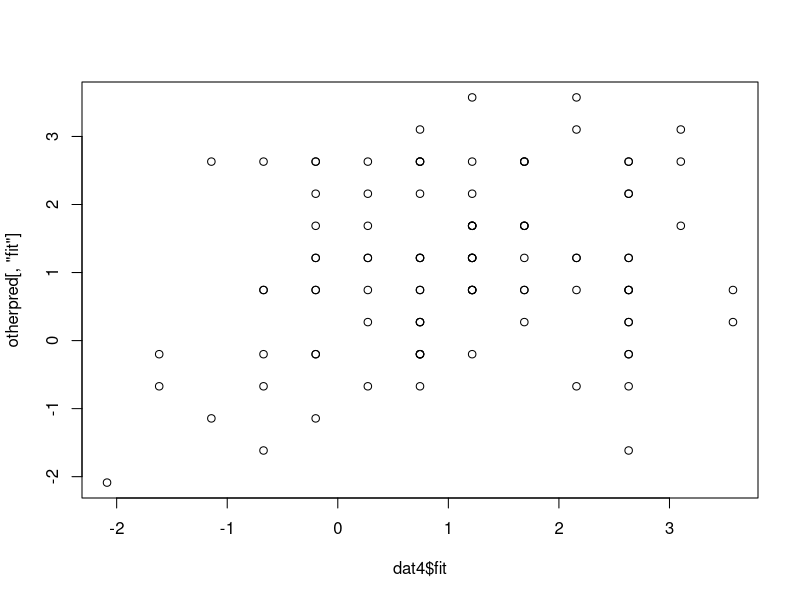
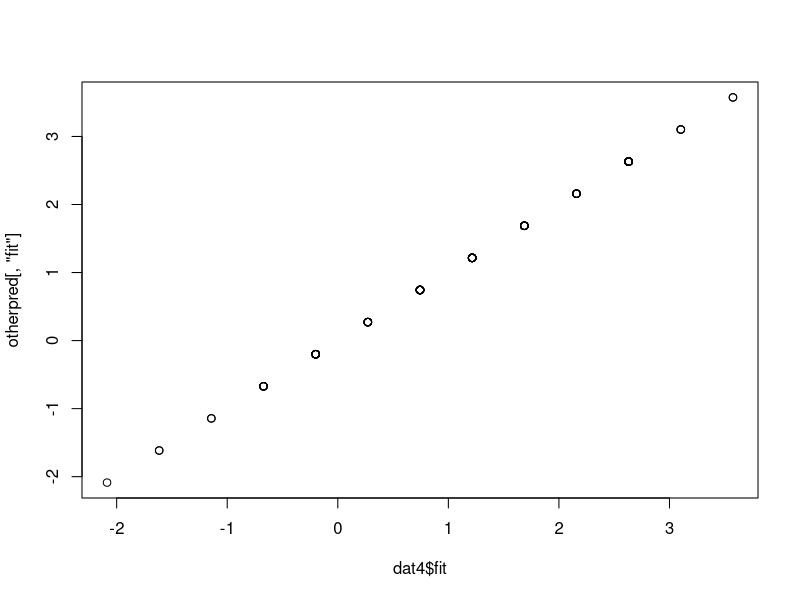
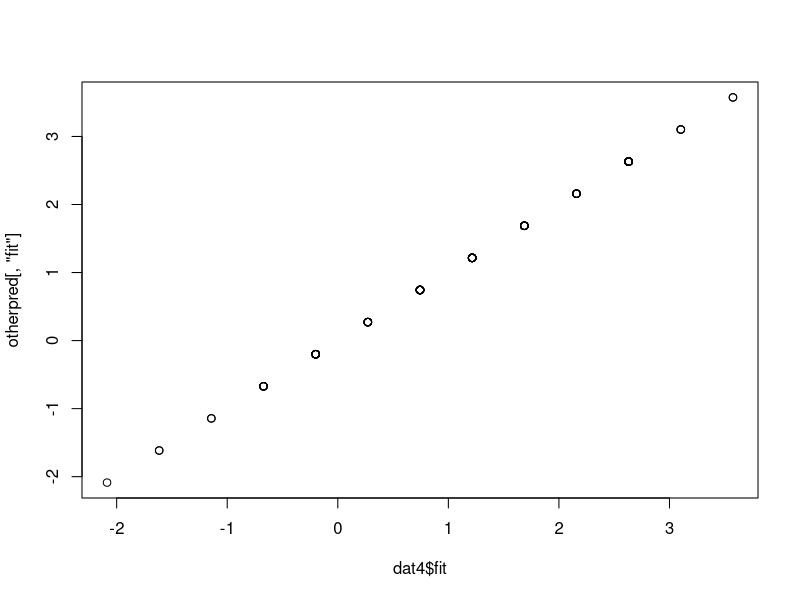

Here is the R script that generated these plots, in order:
## ----setup, include=FALSE------------------------------------------------
##This Invisible Chunk is required in all CRMDA documents
outdir <- paste0("figures-", "template")
if (!file.exists(outdir)) dir.create(outdir, recursive = TRUE)
knitr::opts_chunk$set(echo=TRUE, comment=NA, fig.path=paste0(outdir, "/p-"))
options(width = 70)

## ------------------------------------------------------------------------
N <- 100
x1 <- rnorm(N, m = 0, sd = 10)
x2 <- rpois(N, lambda = 7)
x3 <- sample(letters[1:26], N, replace = TRUE)
x4 <- gl(5, N/5, labels = c("low", "luke", "med", "warm", "hot"))
class(x1)
class(x2)
class(x3)
class(x4)

## ------------------------------------------------------------------------
dat <- data.frame(x1, x2, x3, x4, stringsAsFactors = FALSE)

## ------------------------------------------------------------------------
head(dat)

## ------------------------------------------------------------------------
str(dat)

## ------------------------------------------------------------------------
dat[c(1, 10:14, 99), ]

## ------------------------------------------------------------------------
dat[ , 3]

## ------------------------------------------------------------------------
dat[ , "x3"]

## ------------------------------------------------------------------------
dat$x3

## ------------------------------------------------------------------------
x3.1 <- dat["x3"]
class(x3.1)

## ------------------------------------------------------------------------
x3.1$x3

## ------------------------------------------------------------------------
x3.2 <- dat[["x3"]]
class(x3.2)
is.factor(x3.2)

## ------------------------------------------------------------------------
summary(dat)

## ------------------------------------------------------------------------
library(rockchalk)
summarize(dat)

## ------------------------------------------------------------------------
dimnames(dat) <- list(paste0("r", 1:100), paste0('a', 1:4))
head(dat)

## ------------------------------------------------------------------------
colnames(dat)
colnames(dat) <- c("x1", "x2", "x3", "x4")
head(dat)

## ------------------------------------------------------------------------
N <- 100
x1 <- rnorm(N, m = 0, sd = 10)
x2 <- rpois(N, lambda = 7)
dat2 <- data.frame(x1, x2)

## ------------------------------------------------------------------------
m1 <- lm(x1 ~ x2, data = dat2)

## ------------------------------------------------------------------------
dat2$pred <- predict(m1)

## ------------------------------------------------------------------------
head(dat2)

## ------------------------------------------------------------------------
dat2$otherpred <- predict(m1, interval = "confidence")

## ------------------------------------------------------------------------
head(dat2)

## ------------------------------------------------------------------------
summary(dat2)

## ------------------------------------------------------------------------
otherpred <- predict(m1, interval = "confidence")
dat3 <- cbind(dat2, otherpred)
head(dat3)

## ------------------------------------------------------------------------
dat4 <- merge(dat2, otherpred, by = "row.names")
head(dat4)

## ------------------------------------------------------------------------
dat4[ , "Row.names"] <- NULL
all.equal(dat3, dat4)

## ------------------------------------------------------------------------
sum(dat3$fit - otherpred[ , "fit"])
sum(dat3$lwr -  otherpred[ , "lwr"])

## ------------------------------------------------------------------------
sum(abs(dat4$fit - otherpred[ , "fit"]))
sum(abs(dat4$lwr -otherpred[ , "lwr"]))

## ----plot=TRUE-----------------------------------------------------------
plot(dat4$fit, otherpred[ , "fit"])

## ------------------------------------------------------------------------
dat4 <- merge(dat2, otherpred, by = "row.names")
head(dat4)

## ------------------------------------------------------------------------
dat4 <- dat4[order(as.numeric(dat4[ , "Row.names"])), ]

## ----plot=TRUE-----------------------------------------------------------
plot(dat4$fit, otherpred[ , "fit"])

## ------------------------------------------------------------------------
dat4 <- merge(dat2, otherpred, by = "row.names", sort = FALSE)

## ----plot=TRUE-----------------------------------------------------------
plot(dat4$fit, otherpred[ , "fit"])

## ----sessionInfo, echo = FALSE-------------------------------------------
sessionInfo()
